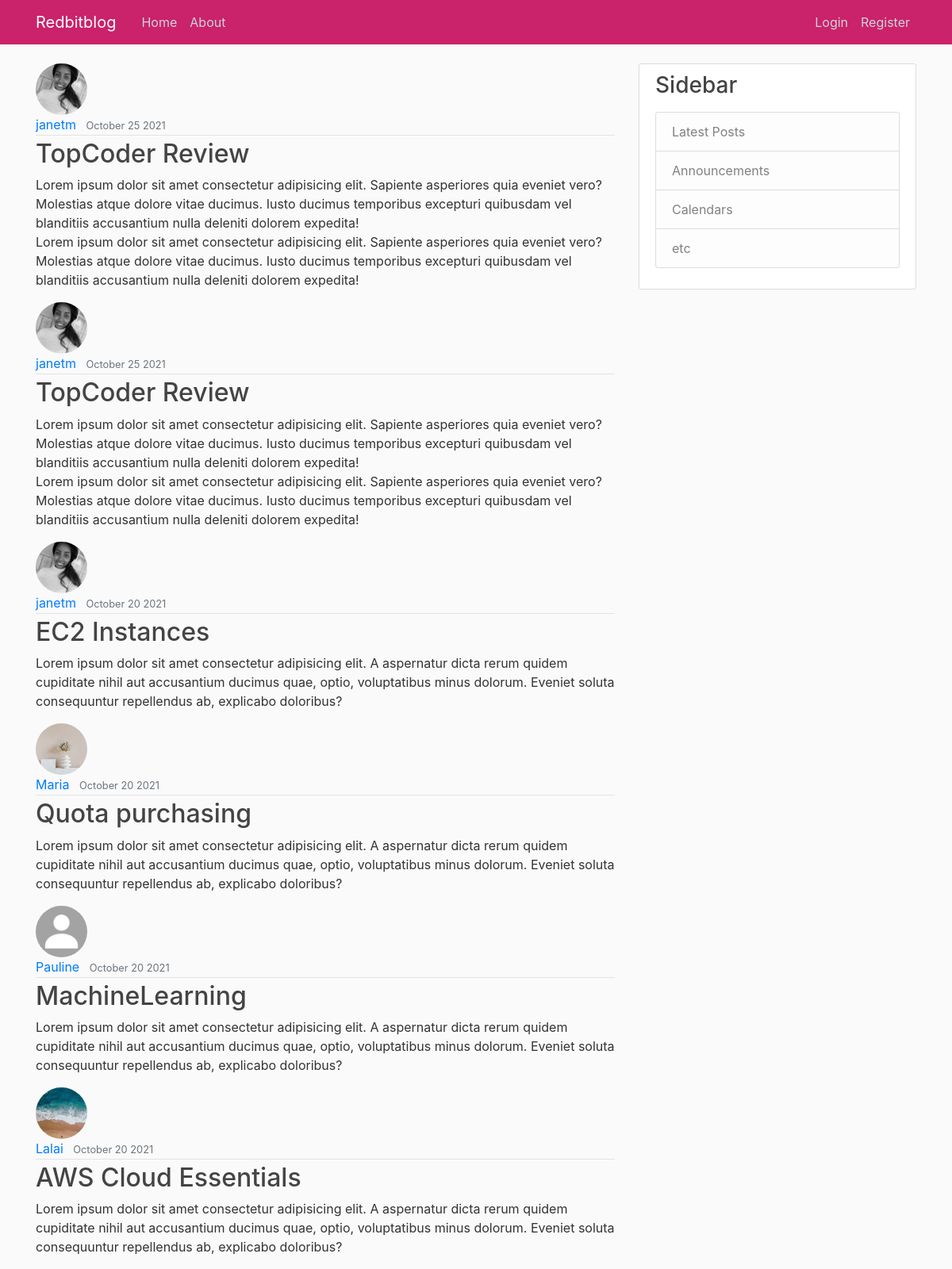
/, run on an earlier commit of the app's database.
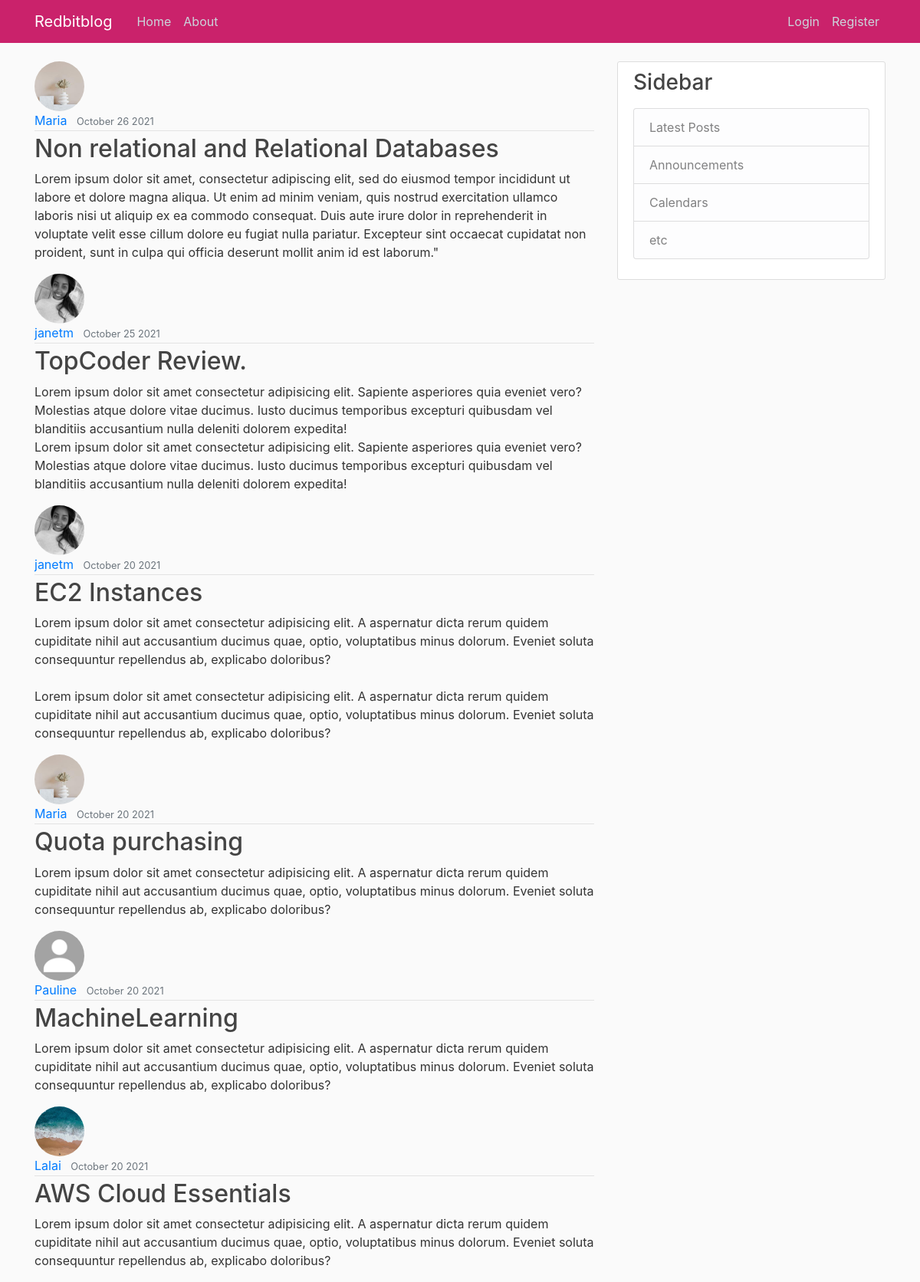
And on a later commit of the database.
### blog/models.py (models this page shows, shortened)
class Post(models.Model):
    title = models.CharField(max_length=100)
    content = models.TextField()
    date = models.DateTimeField(default=timezone.now)
    author = models.ForeignKey(
        User, on_delete=models.CASCADE)

### users/models.py (models this page shows, shortened)
class Profile(models.Model):
    user = models.OneToOneField(User, on_delete=models.CASCADE)
    image = models.ImageField(default='default.jpg', upload_to='profile_pics')

### blog/views.py (the view)
# urls.py: path('', blog_views.PostListView.as_view(), name='blog-home'),
class PostListView(ListView):
    model = Post
    template_name = 'blog/home.html'  # <app>/<model>_<viewtype>.html
    context_object_name = 'posts'
    ordering = ['-date']

### blog/templates/blog/home.html
{%extends 'blog/base.html'%}
{%block content%}
    {%for post in posts%}
    <article class="media-content-section">
        <img class="rounded-circle article-img" src="{{post.author.profile.image.url}}">
        <div class="media-body">
            <div class="article-metadata">
                <a class= "mr-2" href="#">{{post.author}}</a>
                <small class="text-muted">{{post.date|date:'F d Y'}}</small>
            </div>
            <h2><a class="article-title" href="{%url 'post-detail' post.id%}">{{post.title}}</a></h2>
            <p class="article-content">{{post.content}}</p>
        </div>
    </article>
    {%endfor%}
{%endblock content%}

### blog/templates/blog/base.html (shortened to what this page needs)
{%load static%}
<!DOCTYPE html>
<html lang="en">
<head>
    <link rel="stylesheet" href="https://stackpath.bootstrapcdn.com/bootstrap/4.3.1/css/bootstrap.min.css"
>
    <link rel="stylesheet" type="text/css" href="{%static 'blog/main.css'%}">
</head>
<body>
    <header class="site-header">
        <nav class="navbar navbar-expand-md navbar-dark bg-steel fixed-top">
            <div class="container">
                <a class="navbar-brand mr-4" href="{% url 'blog-home' %}">Redbitblog</a>
                <div class="collapse navbar-collapse" id="navbarToggle">
                    <div class="navbar-nav mr-auto">
                        <a class="nav-item nav-link" href="{% url 'blog-home' %}">Home</a>
                        <a class="nav-item nav-link" href="{% url 'blog-about' %}">About</a>
                    </div>
                    <div class="navbar-nav">
                        {%if user.is_authenticated%}
                        <a class="nav-item nav-link" href="{% url 'logout'%}">Logout</a>
                        <a class="nav-item nav-link" href="{% url 'profile'%}">Profile</a>
                        <a class="nav-item nav-link" href="{% url 'post-create'%}">New Post</a>
                        {%else%}
                        <a class="nav-item nav-link" href="{% url 'login'%}">Login</a>
                        <a class="nav-item nav-link" href="{% url 'register'%}">Register</a>
                        {%endif%}
                    </div>
                </div>
            </div>
        </nav>
    </header>
    <main role="main" class="container">
        <div class="row">
            <div class="col-md-8">
                {% block content %}{% endblock %}
            </div>
            <div class="col-md-4">
                <div class="content-section">
                    <h3>Sidebar</h3>
                    <p class='text-muted'>
                    <ul class="list-group">
                        <li class="list-group-item list-group-item-light">Latest Posts</li>
                        <li class="list-group-item list-group-item-light">Announcements</li>
                        <li class="list-group-item list-group-item-light">Calendars</li>
                        <li class="list-group-item list-group-item-light">etc</li>
                    </ul>
                    </p>
                </div>
            </div>
        </div>
    </main>
</body>
</html>

### blog/static/blog/main.css (style rules this page uses)
body { background: #fafafa; color: #333333; margin-top: 5rem; }
h1, h2, h3, h4, h5, h6 { color: #444444; }
ul { margin: 0; }
.bg-steel { background-color: #ca226b; }
.site-header .navbar-nav .nav-link { color: #cbd5db; }
.content-section { background: #ffffff; padding: 10px 20px; border: 1px solid #dddddd; border-radius: 3px; margin-bottom: 20px; }
.article-title { color: #444444; }
.article-content { white-space: pre-line; }
.article-img { height: 65px; width: 65px; margin-right: 16px; }
.article-metadata { padding-bottom: 1px; margin-bottom: 4px; border-bottom: 1px solid #e3e3e3; }

What changed in the data, as far as the page shows it:
removed Post: author.profile.image (picture), author "janetm", date "October 25 2021", title "TopCoder Review", content "Lorem ipsum dolor sit amet consectetur adipisicing elit. Sapiente asperiores quia eveniet vero? Molestias atque dolore vitae ducimus. Iusto ducimus temporibus excepturi quibusdam vel blanditiis accusantium nulla deleniti dolorem expedita! Lorem ipsum dolor sit amet consectetur adipisicing elit. Sapiente asperiores quia eveniet vero? Molestias atque dolore vitae ducimus. Iusto ducimus temporibus excepturi quibusdam vel blanditiis accusantium nulla deleniti dolorem expedita!"
added Post: author.profile.image (picture), author "Maria", date "October 26 2021", title "Non relational and Relational Databases", content "Lorem ipsum dolor sit amet, consectetur adipiscing elit, sed do eiusmod tempor incididunt ut labore et dolore magna aliqua. Ut enim ad minim veniam, quis nostrud exercitation ullamco laboris nisi ut aliquip ex ea commodo consequat. Duis aute irure dolor in reprehenderit in voluptate velit esse cillum dolore eu fugiat nulla pariatur. Excepteur sint occaecat cupidatat non proident, sunt in culpa qui officia deserunt mollit anim id est laborum.\""
changed Post: title "TopCoder Review" → "TopCoder Review."
changed Post "EC2 Instances": content "…repellendus ab, explicabo doloribus?" → "…repellendus ab, explicabo doloribus? Lorem ipsum dolor sit amet consectetur adipisicing elit. A aspernatur dicta rerum quidem cupiditate nihil aut accusantium ducimus quae, optio, voluptatibus minus dolorum. Eveniet soluta consequuntur repellendus ab, explicabo doloribus?"
